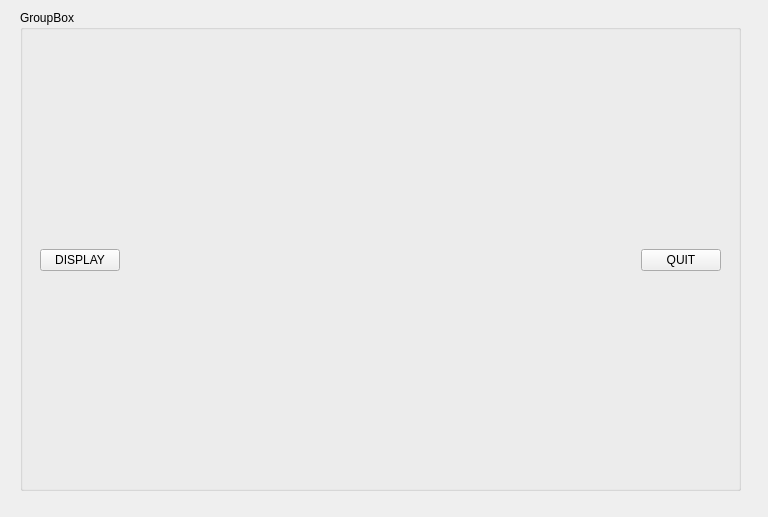
<?xml version="1.0" encoding="UTF-8"?>
<ui version="4.0">
 <class>RoMap</class>
 <widget class="QWidget" name="RoMap">
  <property name="geometry">
   <rect>
    <x>0</x>
    <y>0</y>
    <width>768</width>
    <height>517</height>
   </rect>
  </property>
  <property name="windowTitle">
   <string>Form</string>
  </property>
  <widget class="QGroupBox" name="groupBox">
   <property name="geometry">
    <rect>
     <x>20</x>
     <y>10</y>
     <width>721</width>
     <height>481</height>
    </rect>
   </property>
   <property name="title">
    <string>GroupBox</string>
   </property>
   <widget class="QWidget" name="verticalLayoutWidget">
    <property name="geometry">
     <rect>
      <x>20</x>
      <y>40</y>
      <width>681</width>
      <height>421</height>
     </rect>
    </property>
    <layout class="QVBoxLayout" name="verticalLayout" stretch="7,3">
     <item>
      <layout class="QVBoxLayout" name="verticalLayout_2"/>
     </item>
     <item>
      <layout class="QHBoxLayout" name="horizontalLayout_2">
       <item>
        <widget class="QPushButton" name="display_button">
         <property name="text">
          <string>DISPLAY</string>
         </property>
        </widget>
       </item>
       <item>
        <spacer name="horizontalSpacer">
         <property name="orientation">
          <enum>Qt::Horizontal</enum>
         </property>
         <property name="sizeHint" stdset="0">
          <size>
           <width>40</width>
           <height>20</height>
          </size>
         </property>
        </spacer>
       </item>
       <item>
        <widget class="QPushButton" name="quit_button">
         <property name="text">
          <string>QUIT</string>
         </property>
        </widget>
       </item>
      </layout>
     </item>
    </layout>
   </widget>
  </widget>
  <zorder>groupBox</zorder>
  <zorder>horizontalLayoutWidget</zorder>
 </widget>
 <resources/>
 <connections/>
</ui>
